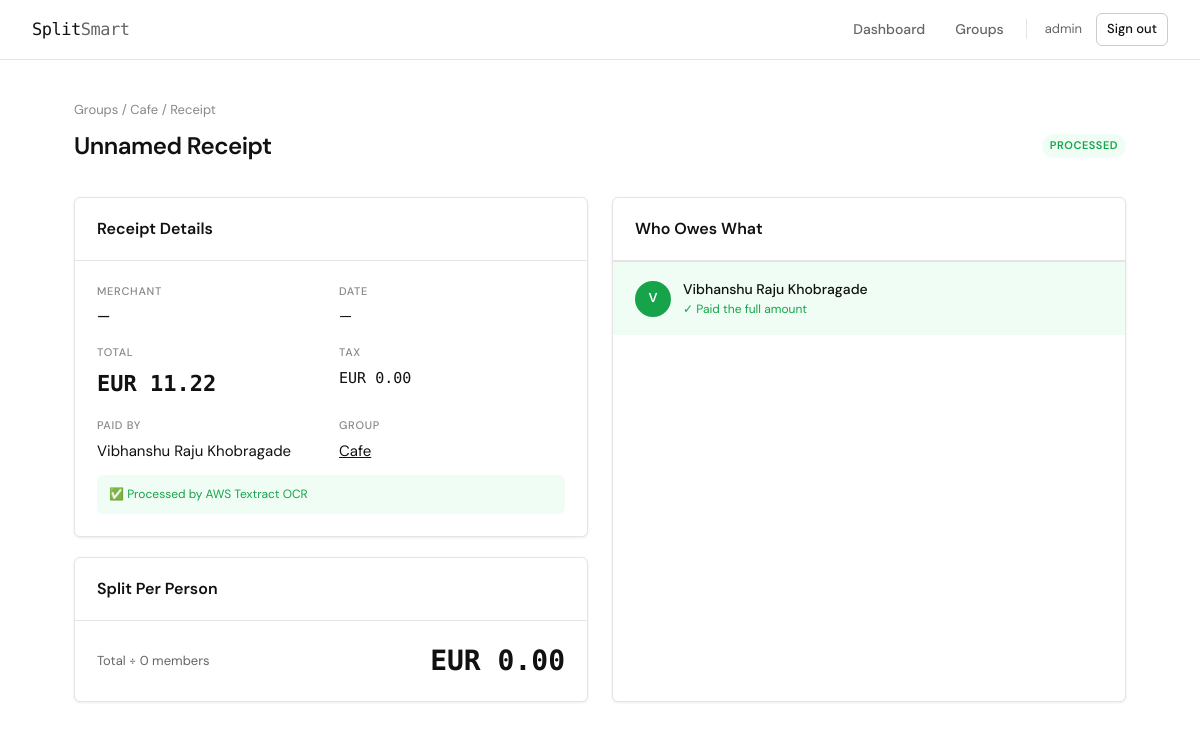
/receipts/1/ (signed in), run on the app's committed database.
### expenses/models.py (models this page shows, shortened)
class Receipt(models.Model):
    STATUS_CHOICES = [
        ('pending',   'Pending'),
        ('processed', 'Processed'),
        ('error',     'Error'),
    ]
    group            = models.ForeignKey(Group, on_delete=models.CASCADE, related_name='receipts')
    uploaded_by      = models.ForeignKey(User, on_delete=models.CASCADE, related_name='uploaded_receipts')
    paid_by          = models.ForeignKey(User, on_delete=models.SET_NULL, null=True, blank=True, related_name='paid_receipts')
    image_s3_url     = models.URLField(max_length=1000, blank=True)
    image_s3_key     = models.CharField(max_length=500, blank=True)
    merchant_name    = models.CharField(max_length=200, blank=True)
    transaction_date = models.DateField(null=True, blank=True)
    total_amount     = models.DecimalField(max_digits=10, decimal_places=2, null=True, blank=True)
    tax_amount       = models.DecimalField(max_digits=10, decimal_places=2, null=True, blank=True)
    currency         = models.CharField(max_length=10, default='EUR')
    status           = models.CharField(max_length=20, choices=STATUS_CHOICES, default='pending')
    notes            = models.TextField(blank=True)
    created_at       = models.DateTimeField(auto_now_add=True)

class Group(models.Model):
    name        = models.CharField(max_length=200)
    description = models.TextField(blank=True)
    created_by  = models.ForeignKey(User, on_delete=models.CASCADE, related_name='created_groups')
    members     = models.ManyToManyField(User, related_name='expense_groups', blank=True)
    created_at  = models.DateTimeField(auto_now_add=True)

### expenses/views.py (the view)
# urls.py: path('receipts/<int:pk>/',                      views.receipt_detail_view, name='receipt-detail'),
@login_required
def receipt_detail_view(request, pk):
    receipt = get_object_or_404(Receipt, pk=pk)
    splits  = receipt.splits.all()
    non_payer_splits = splits.exclude(user=receipt.paid_by)
    count = non_payer_splits.count()
    per_person = round(receipt.total_amount / count, 2) if receipt.total_amount and count > 0 else 0
    image_url = None
    if receipt.image_s3_key:
        image_url = s3.generate_presigned_url(receipt.image_s3_key)
    return render(request, 'expenses/receipt-detail.html', {
        'receipt':               receipt,
        'splits':                splits,
        'non_payer_splits_count': count,
        'per_person_amount':     per_person,
        'image_url':             image_url,
    })

### expenses/aws_services.py (called while the page is built)
    def generate_presigned_url(self, key, expiry=3600):
        try:
            url = self.client.generate_presigned_url(
                'get_object',
                Params={'Bucket': self.bucket, 'Key': key},
                ExpiresIn=expiry
            )
            return url
        except Exception as e:
            logger.error(f"Presigned URL failed: {e}")
            return None

### expenses/templates/expenses/receipt-detail.html (shortened to what this page needs)
{% extends 'expenses/base.html' %}
{% block content %}
<div class="container">
  <div class="page-header">
    <div style="font-size:13px;color:#888;margin-bottom:6px;">
      <a href="{% url 'groups' %}" style="color:#888;text-decoration:none;">Groups</a> /
      <a href="{% url 'group-detail' receipt.group.pk %}" style="color:#888;text-decoration:none;">{{ receipt.group.name }}</a> / Receipt
    </div>
    <div class="flex-between">
      <h1>{{ receipt.merchant_name|default:"Unnamed Receipt" }}</h1>
      <div class="flex-gap">
        <span class="badge {% if receipt.status == 'processed' %}badge-green{% elif receipt.status == 'pending' %}badge-yellow{% else %}badge-red{% endif %}">{{ receipt.status }}</span>
      </div>
    </div>
  </div>
  <div style="display:grid;grid-template-columns:1fr 1fr;gap:24px;">
    <div>
      <div class="card" style="margin-bottom:20px;">
        <div class="card-header"><h2>Receipt Details</h2></div>
        <div class="card-body">
          <div style="display:grid;grid-template-columns:1fr 1fr;gap:16px;">
            <div>
              <div style="font-size:11px;color:#888;text-transform:uppercase;letter-spacing:0.7px;font-weight:500;margin-bottom:4px;">Merchant</div>
              <div style="font-weight:500;">{{ receipt.merchant_name|default:"—" }}</div>
            </div>
            <div>
              <div style="font-size:11px;color:#888;text-transform:uppercase;letter-spacing:0.7px;font-weight:500;margin-bottom:4px;">Date</div>
              <div>{{ receipt.transaction_date|date:"M d, Y"|default:"—" }}</div>
            </div>
            <div>
              <div style="font-size:11px;color:#888;text-transform:uppercase;letter-spacing:0.7px;font-weight:500;margin-bottom:4px;">Total</div>
              <div class="money" style="font-size:22px;font-weight:700;">{{ receipt.currency }} {{ receipt.total_amount|default:"0.00"|floatformat:2 }}</div>
            </div>
            <div>
              <div style="font-size:11px;color:#888;text-transform:uppercase;letter-spacing:0.7px;font-weight:500;margin-bottom:4px;">Tax</div>
              <div class="money">{{ receipt.currency }} {{ receipt.tax_amount|default:"0.00"|floatformat:2 }}</div>
            </div>
            <div>
              <div style="font-size:11px;color:#888;text-transform:uppercase;letter-spacing:0.7px;font-weight:500;margin-bottom:4px;">Paid by</div>
              <div>{{ receipt.paid_by.get_full_name|default:receipt.paid_by.username|default:"—" }}</div>
            </div>
            <div>
              <div style="font-size:11px;color:#888;text-transform:uppercase;letter-spacing:0.7px;font-weight:500;margin-bottom:4px;">Group</div>
              <div><a href="{% url 'group-detail' receipt.group.pk %}" style="color:var(--text);">{{ receipt.group.name }}</a></div>
            </div>
          </div>
          {% if receipt.image_s3_key %}
          <div style="margin-top:12px;padding:10px 12px;background:var(--green-bg);border-radius:var(--radius);font-size:12px;color:var(--green);">
            ✅ Processed by AWS Textract OCR
          </div>
          {% endif %}
        </div>
      </div>
      <div class="card">
        <div class="card-header"><h2>Split Per Person</h2></div>
        <div style="padding:18px 22px;">
          <div class="flex-between">
            <div style="font-size:13px;color:#666;">Total ÷ {{ non_payer_splits_count }} members</div>
            <div class="money" style="font-size:28px;font-weight:700;">{{ receipt.currency }} {{ per_person_amount|floatformat:2 }}</div>
          </div>
        </div>
      </div>
    </div>
    <div class="card">
      <div class="card-header"><h2>Who Owes What</h2></div>
      {% if receipt.paid_by %}
      <div style="padding:16px 22px;background:var(--green-bg);border-top:1px solid var(--border);">
        <div class="flex-gap">
          <div class="avatar" style="width:36px;height:36px;font-size:13px;background:var(--green);">
            {{ receipt.paid_by.first_name.0|default:receipt.paid_by.username.0|upper }}
          </div>
          <div>
            <div style="font-weight:500;font-size:14px;">
              {% if receipt.paid_by == request.user %}You{% else %}{{ receipt.paid_by.get_full_name|default:receipt.paid_by.username }}{% endif %}
            </div>
            <div style="font-size:12px;color:var(--green);">✓ Paid the full amount</div>
          </div>
        </div>
      </div>
      {% endif %}
    </div>
  </div>
</div>
{% endblock %}

### expenses/templates/expenses/base.html (shortened to what this page needs)
<!DOCTYPE html>
<html lang="en">
<head>
</head>
<body>
{% if user.is_authenticated %}
<nav class="nav">
  <a href="{% url 'dashboard' %}" class="nav-brand">Split<span>Smart</span></a>
  <div class="nav-links">
    <a href="{% url 'dashboard' %}" class="nav-link {% if request.resolver_match.url_name == 'dashboard' %}active{% endif %}">Dashboard</a>
    <a href="{% url 'groups' %}" class="nav-link {% if 'group' in request.resolver_match.url_name %}active{% endif %}">Groups</a>
    <span style="font-size:13px;color:var(--muted);padding:0 8px;">{{ user.get_full_name|default:user.username }}</span>
    <a href="{% url 'logout' %}" class="btn btn-secondary btn-sm">Sign out</a>
  </div>
</nav>
{% endif %}
<div class="main">
  {% block content %}{% endblock %}
</div>
</body>
</html>

### expenses/templates/expenses/base.html (style rules this page uses)
*, *::before, *::after { box-sizing: border-box; margin: 0; padding: 0; }
:root { --bg: #ffffff; --surface: #f8f8f8; --border: #e4e4e4; --border-dark: #ccc; --text: #111111; --muted: #666666; --accent: #1a1a1a; --green: #16a34a; --green-bg: #f0fdf4; --red: #dc2626; --red-bg: #fef2f2; --yellow: #d97706; --yellow-bg: #fffbeb; --blue: #2563eb; --blue-bg: #eff6ff; --radius: 6px; --shadow: 0 1px 3px rgba(0,0,0,0.08); }
body { font-family: 'DM Sans', sans-serif; background: var(--bg); color: var(--text); font-size: 15px; line-height: 1.6; min-height: 100vh; }
.nav { background: #fff; border-bottom: 1px solid var(--border); padding: 0 32px; display: flex; align-items: center; justify-content: space-between; height: 60px; position: sticky; top: 0; z-index: 100; }
.nav-brand { font-family: 'DM Mono', monospace; font-size: 17px; font-weight: 500; color: var(--text); text-decoration: none; letter-spacing: -0.5px; }
.nav-brand span { color: var(--muted); }
.nav-links { display: flex; align-items: center; gap: 6px; }
.nav-link { color: var(--muted); text-decoration: none; font-size: 14px; font-weight: 500; padding: 6px 12px; border-radius: var(--radius); transition: all 0.15s; }
.container { max-width: 1100px; margin: 0 auto; padding: 0 24px; }
.main { padding: 40px 0; }
.page-header { margin-bottom: 32px; }
.page-header h1 { font-size: 24px; font-weight: 600; letter-spacing: -0.5px; }
.card { background: #fff; border: 1px solid var(--border); border-radius: var(--radius); box-shadow: var(--shadow); }
.card-header { padding: 18px 22px; border-bottom: 1px solid var(--border); display: flex; align-items: center; justify-content: space-between; }
.card-header h2 { font-size: 16px; font-weight: 600; }
.card-body { padding: 22px; }
.btn { display: inline-flex; align-items: center; gap: 6px; font-family: 'DM Sans', sans-serif; font-size: 14px; font-weight: 500; padding: 8px 16px; border-radius: var(--radius); border: 1px solid transparent; cursor: pointer; text-decoration: none; transition: all 0.15s; white-space: nowrap; }
.btn-secondary { background: #fff; color: var(--text); border-color: var(--border-dark); }
.btn-sm { padding: 5px 10px; font-size: 13px; }
.badge { display: inline-flex; align-items: center; font-size: 11px; font-weight: 600; padding: 3px 8px; border-radius: 20px; text-transform: uppercase; letter-spacing: 0.5px; }
.badge-green { background: var(--green-bg); color: var(--green); }
.avatar { width: 34px; height: 34px; border-radius: 50%; background: var(--accent); color: #fff; font-size: 13px; font-weight: 600; display: inline-flex; align-items: center; justify-content: center; text-transform: uppercase; flex-shrink: 0; }
.flex-between { display: flex; align-items: center; justify-content: space-between; }
.flex-gap { display: flex; align-items: center; gap: 12px; }
.money { font-family: 'DM Mono', monospace; }

### data on the page
Receipt: group.name "Cafe", merchant_name "Unnamed Receipt", status "PROCESSED", merchant_name "—", transaction_date "—", currency "EUR", total_amount "11.22", tax_amount "0.00", paid_by.get_full_name "Vibhanshu Raju Khobragade", paid_by.first_name.0 "V"

### other printed values
{{ user.get_full_name|default:user.username }} "admin"
{{ non_payer_splits_count }} "0"
{{ per_person_amount|floatformat:2 }} "0.00"
